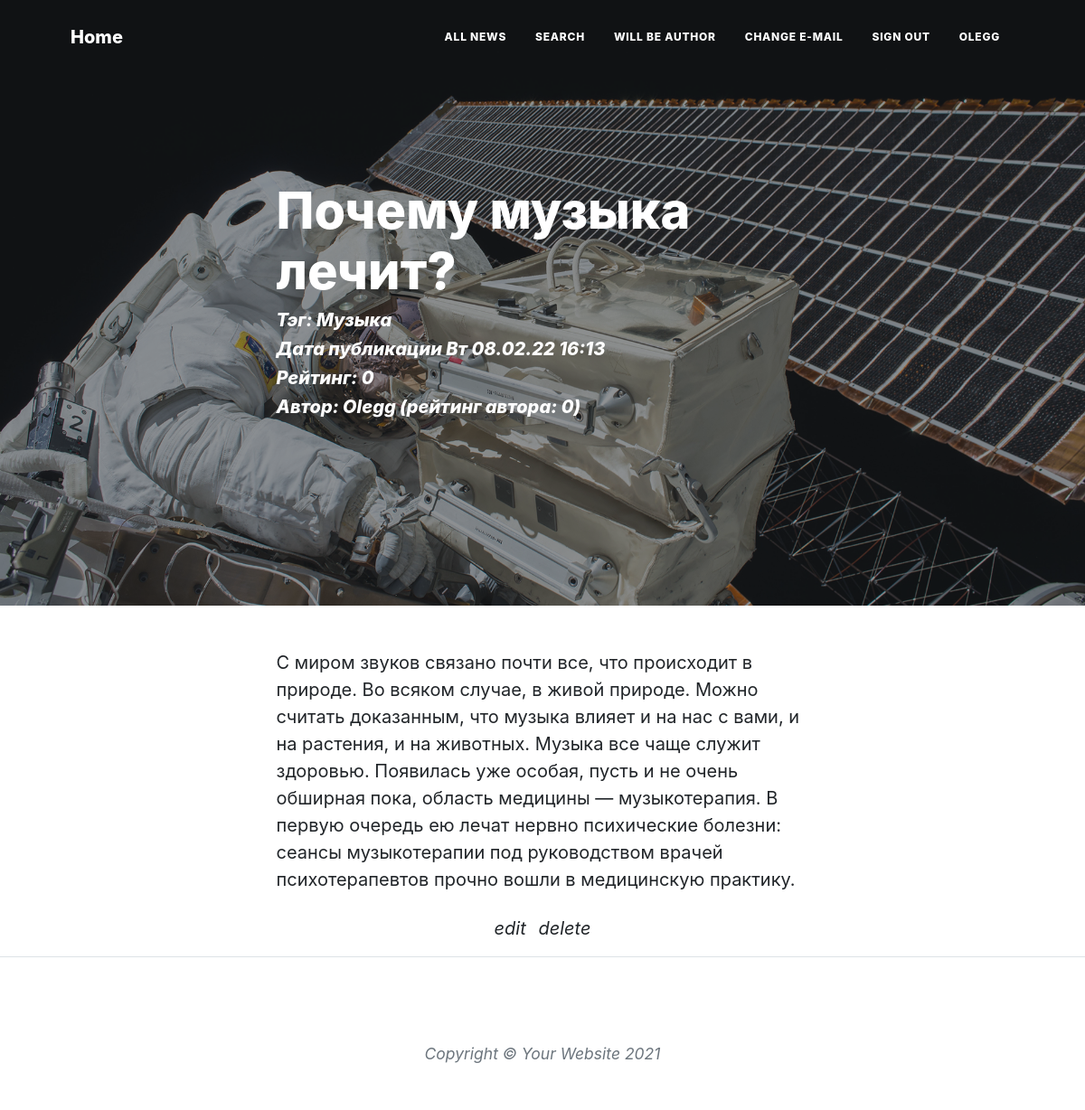
Screenshot of /news/8/ (signed in) with the database file from the repository.
### news/models.py (models this page shows, shortened)
class Post(models.Model):
    story = 'ST'
    news = 'NW'
    VARIANTS = [
        (story, 'статья'),
        (news, 'новость'),
    ]
    type = models.CharField('Тип', max_length=2, choices=VARIANTS)
    time = models.DateTimeField('Дата публикации', auto_now_add=True)
    header = models.CharField('Заголовок', max_length=255)
    text = models.TextField('Текст')
    rating = models.IntegerField('Рейтинг', default=0)
    author = models.ForeignKey(Author, verbose_name='Автор', on_delete=models.CASCADE)
    category = models.ManyToManyField(Category, verbose_name='Категории', related_name='post_category')
    class Meta:
        verbose_name = 'Публикация'
        verbose_name_plural = 'Публикации'

class Category(models.Model):
    name = models.CharField('Категория', max_length=150, unique=True)
    class Meta:
        verbose_name = 'Категория'
        verbose_name_plural = 'Категории'

class Author(models.Model):
    name = models.OneToOneField(User, verbose_name='Автор', on_delete=models.CASCADE)
    rating = models.IntegerField('Рейтинг', default=0)
    class Meta:
        verbose_name = 'Автор'
        verbose_name_plural = 'Авторы'

### news/views.py (the view)
# urls.py: path('<int:pk>/', PostView.as_view(), name='detail'),
class PostView(DetailView):
    model = Post
    context_object_name = 'post'
    def get_context_data(self, **kwargs):
        context = super().get_context_data(**kwargs)
        context['is_not_author'] = not self.request.user.groups.filter(name='authors').exists()
        context['is_author'] = self.request.user.groups.filter(name='authors').exists()
        return context

### news/templatetags/custom_filters.py (called while the page is built)
@register.filter(name='censor')
def censor(value):
    bad_words = ['kaka', 'saka', 'nigga']
    text = set(value.split())
    for i in text:
        for j in bad_words:
            if i == j:
                return value.replace(i, '***')
    return value

### templates/news/Post_detail.html (shortened to what this page needs)
{% extends 'news/Base.html' %}
{% load static %}
{% load custom_filters %}
{% block content %}
        <header class="masthead" style="background-image: url({% static 'news/assets/img/post-bg.jpg' %})">
            <div class="container position-relative px-4 px-lg-5">
                <div class="row gx-4 gx-lg-5 justify-content-center">
                    <div class="col-md-10 col-lg-8 col-xl-7">
                        <div class="post-heading">
                            <h1>{{ post.header }}</h1>
                            <span class="meta">
                                <h5>Тэг: {% for cat in post.category.all %} {{ cat.name }} {% endfor %}</h5>
                                <h5>Дата публикации {{ post.time|date:'D d.m.y H:i'}}</h5>
                                <h5>Рейтинг: {{ post.rating }}</h5>
                                <h5>Автор: {{ post.author.name.username }} (рейтинг автора: {{ post.author.rating }})</h5>
                            </span>
                        </div>
                    </div>
                </div>
            </div>
        </header>
        <article class="mb-4">
            <div class="container px-4 px-lg-5">
                <div class="row gx-4 gx-lg-5 justify-content-center">
                    <div class="col-md-10 col-lg-8 col-xl-7">
                        {{ post.text|censor }}
                    </div>
                </div>
            </div>
        </article>
        <div class="container px-4 px-lg-5">
                <div class="row gx-4 gx-lg-5 justify-content-center">
                    <div class="col-md-10 col-lg-8 col-xl-7">
                        <ul class="list-inline text-center">
                            <li class="list-inline-item">
                                <a href="{% url 'edit' post.id %}">
                                    <span class="fa-stack fa-lg">
                                        <i class="post-subtitle">edit</i>
                                    </span>
                                </a>
                            </li>
                            <li class="list-inline-item">
                                <a href="{% url 'delete' post.id %}">
                                    <span class="fa-stack fa-lg">
                                        <i class="post-subtitle">delete</i>
                                    </span>
                                </a>
                            </li>
                        </ul>
                    </div>
                </div>
            </div>
{% endblock content %}

### templates/news/Base.html (shortened to what this page needs)
<!DOCTYPE html>
{% load static %}
<html lang="en">
    <head>
        <link href="{% static 'news/css/font_1.css' %}" rel="stylesheet" type="text/css" />
        <link href="{% static 'news/css/font_2.css' %}" rel="stylesheet" type="text/css" />
        <link href="{% static 'news/css/styles.css' %}" rel="stylesheet" />
    </head>
    <body>
        <nav class="navbar navbar-expand-lg navbar-light" id="mainNav">
            <div class="container px-4 px-lg-5">
                <a class="navbar-brand" href="{% url 'list' %}">Home</a>
                <div class="collapse navbar-collapse" id="navbarResponsive">
                    <ul class="navbar-nav ms-auto py-4 py-lg-0">
                        <li class="nav-item"><a class="nav-link px-lg-3 py-3 py-lg-4" href="{% url 'list' %}">All news</a></li>
                        <li class="nav-item"><a class="nav-link px-lg-3 py-3 py-lg-4" href="{% url 'search' %}">Search</a></li>
                        {% if is_not_author %}
                        <li class="nav-item"><a class="nav-link px-lg-3 py-3 py-lg-4" href="{% url 'upgrade' %}">Will be author</a></li>
                        {% else %}
                        <li class="nav-item"><a class="nav-link px-lg-3 py-3 py-lg-4" href="{% url 'add' %}">Add post</a></li>
                        {% endif %}
                        {% if user.is_authenticated %}
                        <li class="nav-item"><a class="nav-link px-lg-3 py-3 py-lg-4" href="{% url 'account_email' %}">Change E-mail</a></li>
                        <li class="nav-item"><a class="nav-link px-lg-3 py-3 py-lg-4" href="{% url 'account_logout' %}">Sign Out</a></li>
                        <li class="nav-item"><a class="nav-link px-lg-3 py-3 py-lg-4" >{{ user.username }}</a></li>
                        {% else %}
                        <li class="nav-item"><a class="nav-link px-lg-3 py-3 py-lg-4" href="{% url 'account_login' %}">Sign In</a></li>
                        <li class="nav-item"><a class="nav-link px-lg-3 py-3 py-lg-4" href="{% url 'account_signup' %}">Sign Up</a></li>
                        {% endif %}
                    </ul>
                </div>
            </div>
        </nav>
        {% block content %}
        {% endblock content %}
        <footer class="border-top">
            <div class="container px-4 px-lg-5">
                <div class="row gx-4 gx-lg-5 justify-content-center">
                    <div class="col-md-10 col-lg-8 col-xl-7">
                        <ul class="list-inline text-center">
                        </ul>
                        <div class="small text-center text-muted fst-italic">Copyright &copy; Your Website 2021</div>
                    </div>
                </div>
            </div>
        </footer>
    </body>
</html>

### rows the page displays
Post: header "Почему музыка лечит?", time "Вт 08.02.22 16:13", rating "0", author.name.username "Olegg", author.rating "0", text|censor "С миром звуков связано почти все, что происходит в природе. Во всяком случае, в живой природе. Можно считать доказанным, что музыка влияет и на нас с вами, и на растения, и на животных. Музыка все чаще служит здоровью. Появилась уже особая, пусть и не очень обширная пока, область медицины — музыкотерапия. В первую очередь ею лечат нервно психические болезни: сеансы музыкотерапии под руководством врачей психотерапевтов прочно вошли в медицинскую практику."
Category: name "Музыка"

### other values shown
{{ user.username }} "OLEGG"
